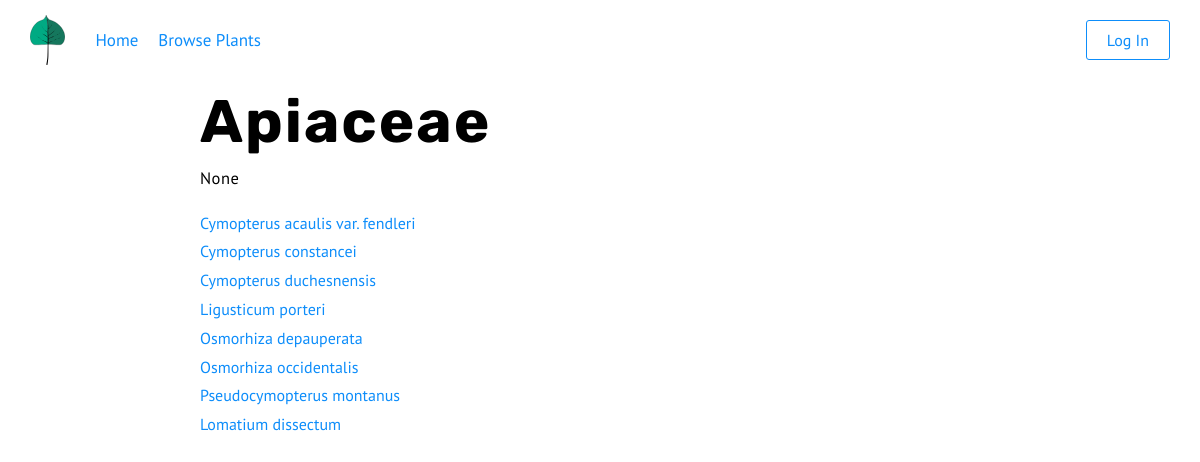
The page /plants/family/10/ on the database its author committed.
### plants/models.py (models this page shows, shortened)
class Family(models.Model):
    family = models.CharField(max_length = 100)
    family_description = models.TextField(null = True)

class plant_basics(models.Model):
    genus = models.CharField(max_length = 500)
    species = models.CharField(max_length = 500)
    symbol = models.CharField(max_length = 6, null = True)
    common_name = models.CharField(max_length = 100, null = True)
    description = models.TextField(null = True)
    image = models.ImageField(upload_to='images/', blank = True, null = True)
    family = models.ForeignKey(Family, on_delete = models.PROTECT, null = True)

### plants/views.py (the view)
# urls.py: path('family/<int:pk>/', views.FamilyDetailView.as_view(), name = 'family-detail'),
class FamilyDetailView(generic.DetailView):
    model = Family
    template_name = 'plants/family-detail.html'

### plants/templates/plants/family-detail.html (shortened to what this page needs)
{% extends 'base.html'%}
{% block content%}
<h1>{{ object.family }}</h1>
<p>{{ object.family_description }}</p>
<ul>
  {% for species in object.plant_basics_set.all %}
    <li><a href="{% url 'plants:detail' species.id %}">{{ species.genus }} {{species.species}}</a></li>
  {% endfor %}
</ul>
{% endblock %}

### static/css/main.css (style rules this page uses)
a,abbr,address,article,aside,audio,blockquote,body,canvas,caption,cite,code,dd,del,details,dfn,div,dl,dt,em,fieldset,figcaption,figure,footer,form,h1,h2,h3,h4,h5,h6,header,hgroup,html,iframe,img,ins,label,legend,li,main,mark,nav,ol,p,pre,q,section,small,span,strike,strong,sub,summary,sup,table,tbody,td,tfoot,th,thead,time,tr,ul,video { margin:0;padding:0;border:0 }
html { font-size:62.5% }
* { font-family:inherit;font-size:inherit;line-height:inherit }
a,a:visited { color:inherit }
* { box-sizing:border-box }
:after,:before { box-sizing:inherit }
ol,ul { list-style:none }
body { font-family:PT Sans,sans-serif;font-size:1.6rem;line-height:1.8 }
h1,h2,h3,h4 { font-family:Rubik,sans-serif;font-weight:900 }
p { font-family:PT Sans,sans-serif;line-height:1.8;font-size:1.65rem;letter-spacing:.05rem;margin-bottom:1.5rem }
a,p { font-weight:400 }
a { text-decoration:none }
a,a:visited { color:#0d8dfa }
h1,li a:hover,p a:hover { font-weight:700 }
h1 { font-size:6rem;line-height:1.4;letter-spacing:.2rem }
.content a,.content form,.content h1,.content h2,.content h3,.content h4,.content li,.content ol,.content p,.content ul { max-width:800px;width:100%;margin-left:auto;margin-right:auto }

### rows shown on the page
Family: family "Apiaceae", family_description "None"
plant_basics: genus "Cymopterus", species "acaulis var. fendleri"
plant_basics: genus "Cymopterus", species "constancei"
plant_basics: genus "Cymopterus", species "duchesnensis"
plant_basics: genus "Ligusticum", species "porteri"
plant_basics: genus "Osmorhiza", species "depauperata"
plant_basics: genus "Osmorhiza", species "occidentalis"
plant_basics: genus "Pseudocymopterus", species "montanus"
plant_basics: genus "Lomatium", species "dissectum"
